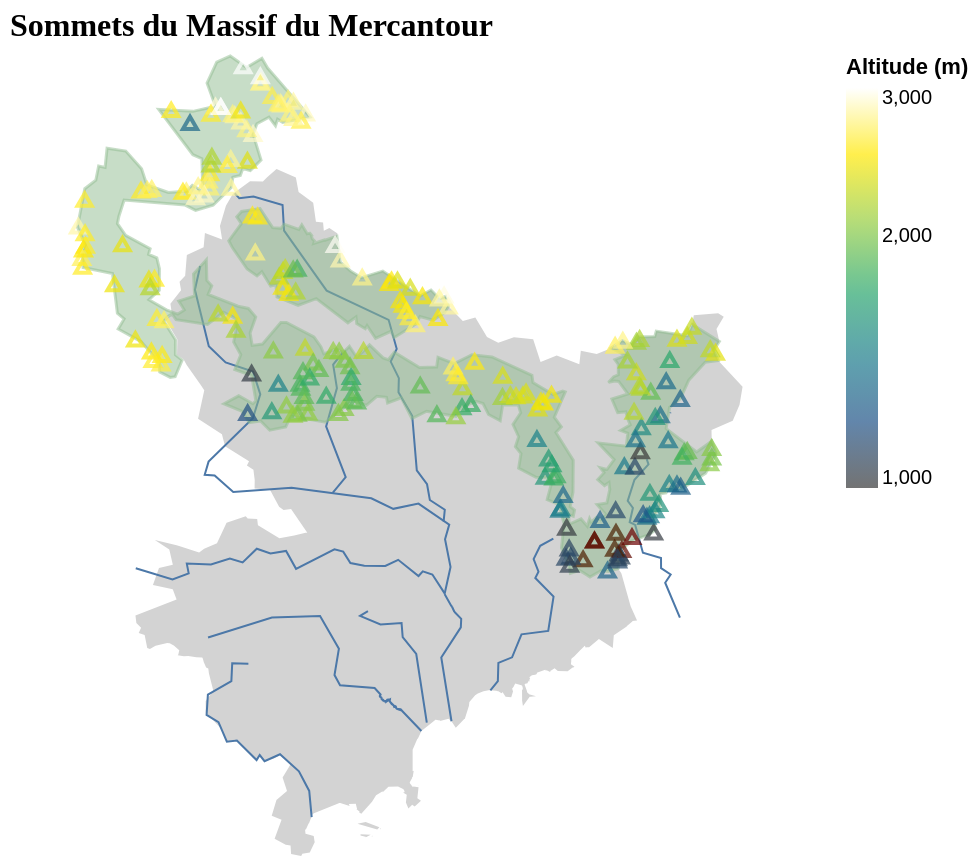

Source (Vega-Lite JSON):
### Vega-Lite specification from a JSON file in a GitHub repository (floating-point values rounded to 4 significant figures; data arrays with more than 128 entries replaced by an {"elided": "..."} marker saying what was removed)
{"config": {"view": {"continuousWidth": 400, "continuousHeight": 300}, "title": {"anchor": "start", "font": "Fira Sans", "fontSize": 16}}, "layer": [{"data": {"name": "data-d8e25bca57bb3e7451e300337dbffa94"}, "mark": {"type": "geoshape", "fill": "lightgray"}}, {"data": {"name": "data-8647d62fc7c11407ef1b6eb1741893b3"}, "mark": {"type": "geoshape", "filled": false}, "encoding": {"tooltip": {"type": "nominal", "field": "name"}}}, {"data": {"name": "data-bf7c8e4e935c4220bf6374c893ade62c"}, "mark": {"type": "geoshape", "fill": "darkseagreen", "opacity": 0.5, "stroke": "darkseagreen", "strokeWidth": 1.5}}, {"data": {"name": "data-a288a1569f52805f9c97d361f41a5179"}, "mark": {"type": "point", "shape": "triangle-up", "size": 50}, "encoding": {"color": {"type": "quantitative", "field": "ele", "scale": {"domain": [1000, 3000], "scheme": "darkmulti", "type": "log"}, "title": "Altitude (m)"}, "latitude": {"field": "latitude", "type": "quantitative"}, "longitude": {"field": "longitude", "type": "quantitative"}, "tooltip": {"type": "nominal", "field": "name"}}}], "height": 400, "title": "Sommets du Massif du Mercantour", "width": 400, "$schema": "https://vega.github.io/schema/vega-lite/v5.json", "datasets": {"data-d8e25bca57bb3e7451e300337dbffa94": [{"ISO3166-2": "FR-06", "admin_level": "6", "border_type": "departement", "boundary": "administrative", "id_": 7385, "latitude": 43.94, "longitude": 7.117, "name": "Alpes-Maritimes", "type": "Feature", "type_": "relation", "wikidata": "Q3139", "wikipedia": "fr:Alpes-Maritimes", "geometry": {"type": "MultiPolygon", "coordinates": {"elided": "34 rows, 1014 float values in total"}}}], "data-8647d62fc7c11407ef1b6eb1741893b3": [{"id_": 1076176, "latitude": 43.95, "length": 107100.0, "longitude": 6.978, "name": "Le Var", "type": "Feature", "type_": "relation", "waterway": "river", "wikidata": null, "wikipedia": null, "geometry": {"type": "MultiLineString", "coordinates": [[[6.751, 44.24], [6.742, 44.21], [6.767, 44.14], [6.797, 44.12], [6.846, 44.1], [6.858, 44.07], [6.845, 44.04], [6.766, 43.99], [6.759, 43.97], [6.777, 43.97], [6.81, 43.95], [6.914, 43.95], [7.056, 43.94], [7.095, 43.93], [7.14, 43.93], [7.195, 43.91], [7.188, 43.89], [7.198, 43.85], [7.187, 43.82]], [[7.187, 43.82], [7.199, 43.8]], [[7.199, 43.8], [7.2, 43.8]], [[7.2, 43.8], [7.204, 43.8]], [[7.204, 43.8], [7.217, 43.79], [7.216, 43.78], [7.181, 43.74], [7.199, 43.65]], [[7.187, 43.82], [7.199, 43.8]], [[7.2, 43.8], [7.204, 43.8]]]}}, {"id_": 1084687, "latitude": 44.15, "length": 62740.0, "longitude": 7.034, "name": "La Tinée", "type": "Feature", "type_": "relation", "waterway": "river", "wikidata": null, "wikipedia": null, "geometry": {"type": "LineString", "coordinates": [[6.813, 44.33], [6.821, 44.33], [6.846, 44.33], [6.898, 44.32], [6.901, 44.28], [6.977, 44.21], [7.087, 44.17], [7.102, 44.13], [7.091, 44.12], [7.105, 44.1], [7.105, 44.08], [7.129, 44.05], [7.137, 43.98], [7.156, 43.96], [7.161, 43.94], [7.187, 43.93], [7.185, 43.91]]}}, {"id_": 1116884, "latitude": 43.89, "length": 27980.0, "longitude": 7.55, "name": "La Roya", "type": "Feature", "type_": "relation", "waterway": "river", "wikidata": "Q2094628", "wikipedia": "en:Roya (river)", "geometry": {"type": "MultiLineString", "coordinates": [[[7.547, 43.99], [7.55, 43.98], [7.525, 43.97], [7.513, 43.94], [7.523, 43.93], [7.517, 43.91], [7.527, 43.91], [7.54, 43.87], [7.573, 43.86], [7.573, 43.85], [7.59, 43.84], [7.58, 43.83], [7.606, 43.79]], [[7.59, 44.05], [7.589, 44.05]]]}}, {"id_": 1162746, "latitude": 43.86, "length": 53430.0, "longitude": 6.912, "name": "L'Estéron", "type": "Feature", "type_": "relation", "waterway": "river", "wikidata": null, "wikipedia": null, "geometry": {"type": "LineString", "coordinates": [[6.636, 43.85], [6.702, 43.84], [6.731, 43.84], [6.727, 43.86], [6.771, 43.86], [6.804, 43.86], [6.827, 43.86], [6.852, 43.88], [6.877, 43.87], [6.904, 43.87], [6.922, 43.85], [6.991, 43.88], [7.006, 43.87], [7.019, 43.86], [7.044, 43.85], [7.081, 43.85], [7.104, 43.86], [7.141, 43.84], [7.148, 43.85], [7.165, 43.84], [7.187, 43.82]]}}, {"id_": 1162751, "latitude": 43.74, "length": 22600.0, "longitude": 7.112, "name": "La Cagne", "type": "Feature", "type_": "relation", "waterway": "river", "wikidata": null, "wikipedia": null, "geometry": {"type": "LineString", "coordinates": [[7.05, 43.8], [7.036, 43.79], [7.073, 43.78], [7.11, 43.78], [7.112, 43.76], [7.136, 43.74], [7.155, 43.65]]}}, {"id_": 1162753, "latitude": 43.79, "length": 29750.0, "longitude": 7.341, "name": "Le Paillon", "type": "Feature", "type_": "relation", "waterway": "river", "wikidata": "Q3088027", "wikipedia": null, "geometry": {"type": "LineString", "coordinates": [[7.381, 43.89], [7.357, 43.88], [7.346, 43.86], [7.354, 43.85], [7.349, 43.84], [7.381, 43.82], [7.372, 43.77], [7.324, 43.77], [7.307, 43.74], [7.283, 43.73], [7.282, 43.71], [7.269, 43.69]]}}, {"id_": 1281435, "latitude": 43.64, "length": 37190.0, "longitude": 6.842, "name": "La Siagne", "type": "Feature", "type_": "relation", "waterway": "river", "wikidata": "Q652329", "wikipedia": "fr:Siagne", "geometry": {"type": "LineString", "coordinates": [[6.837, 43.73], [6.808, 43.73], [6.807, 43.71], [6.765, 43.69], [6.763, 43.66], [6.784, 43.65], [6.799, 43.63], [6.817, 43.63], [6.852, 43.6], [6.857, 43.61], [6.866, 43.6], [6.894, 43.61], [6.927, 43.59], [6.946, 43.56], [6.95, 43.53]]}}, {"id_": 1804442, "latitude": 43.73, "length": 52830.0, "longitude": 6.991, "name": "Le Loup", "type": "Feature", "type_": "relation", "waterway": "river", "wikidata": "Q549450", "wikipedia": "fr:Loup (fleuve)", "geometry": {"type": "MultiLineString", "coordinates": {"elided": "5 rows, 214 float values in total"}}}, {"id_": 3000578, "latitude": 44.04, "length": 21850.0, "longitude": 6.991, "name": "Cians", "type": "Feature", "type_": "relation", "waterway": "river", "wikidata": null, "wikipedia": null, "geometry": {"type": "LineString", "coordinates": [[7.005, 44.13], [6.988, 44.11], [6.995, 44.08], [6.976, 44.03], [7.011, 43.97], [6.987, 43.95]]}}], "data-bf7c8e4e935c4220bf6374c893ade62c": [{"boundary": "protected_area", "id_": 1024510, "latitude": 44.16, "longitude": 7.072, "name": "Parc national du Mercantour (aire d'adhésion)", "protect_class": "5", "protection_title": "aire d’adhésion", "type": "Feature", "type_": "relation", "valid_from": "1979-08-18", "year_import": "2010", "geometry": {"type": "MultiPolygon", "coordinates": {"elided": "2 rows, 600 float values in total"}}}], "data-a288a1569f52805f9c97d361f41a5179": {"elided": "241 records"}}}
